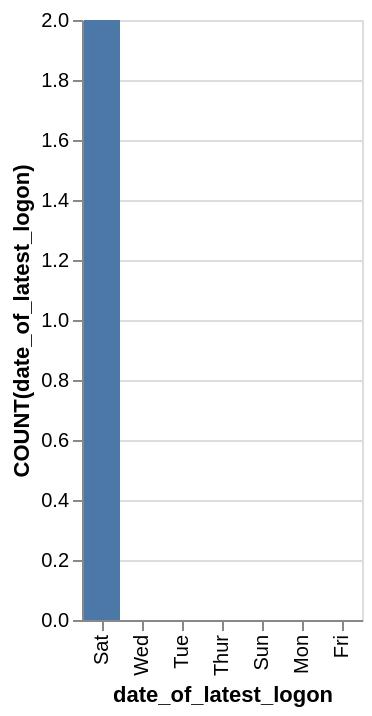

Vega-Lite specification stored for this chart:
### Vega-Lite specification from a JSON file in a GitHub repository (floating-point values rounded to 4 significant figures)
{"data": {"values": [{"x_data": "Sat", "y_data": 2}, {"x_data": "Wed", "y_data": 0}, {"x_data": "Tue", "y_data": 0}, {"x_data": "Thur", "y_data": 0}, {"x_data": "Sun", "y_data": 0}, {"x_data": "Mon", "y_data": 0}, {"x_data": "Fri", "y_data": 0}]}, "mark": "bar", "encoding": {"x": {"field": "x_data", "type": "nominal", "title": "date_of_latest_logon", "sort": {"op": "sum", "field": "y_data", "order": "descending"}}, "y": {"field": "y_data", "type": "quantitative", "title": "COUNT(date_of_latest_logon)"}}}
